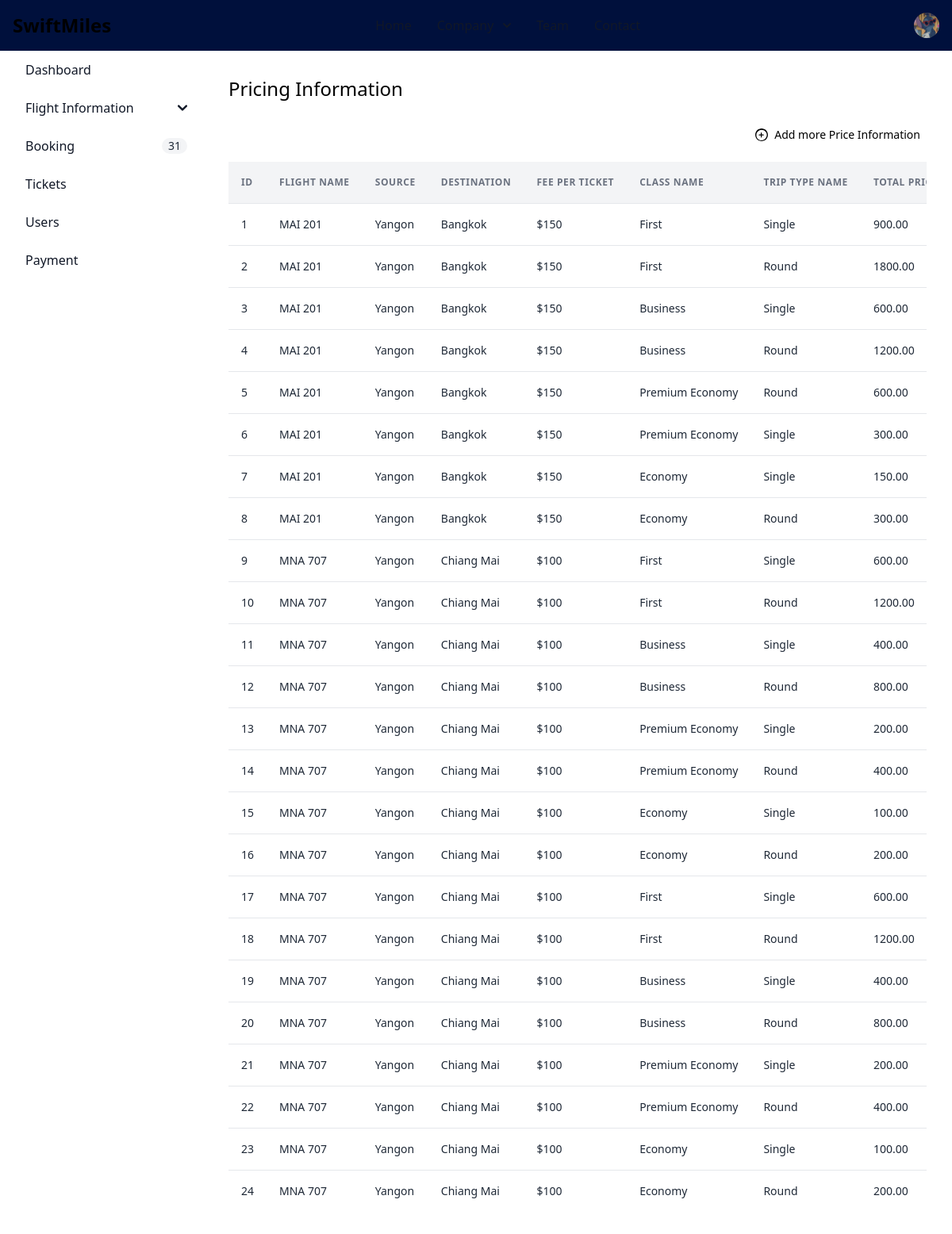
The app's page /admin/flightClassesandtriptypePrice.php (signed in) with its own data.
### tables this page shows
CREATE TABLE `flight` (
  `flight_id` int(11) NOT NULL,
  `airline_id` int(11) NOT NULL,
  `flight_name` varchar(100) NOT NULL,
  `flight_date` date NOT NULL,
  `destination` varchar(255) NOT NULL,
  `source` varchar(100) NOT NULL,
  `total_distance` varchar(100) NOT NULL,
  `fee_per_ticket` float NOT NULL,
  `departure_time` time NOT NULL,
  `arrival_time` time NOT NULL,
  `capacity` int(11) NOT NULL,
  `gate` varchar(255) NOT NULL,
  `placeImg` varchar(100) DEFAULT NULL
);

CREATE TABLE `flightclasses` (
  `flightclasses_id` int(11) NOT NULL,
  `flight_id` int(11) DEFAULT NULL,
  `class_id` int(11) DEFAULT NULL,
  `triptype` int(11) DEFAULT NULL,
  `classPrice` decimal(10,2) DEFAULT NULL
);

CREATE TABLE `classes` (
  `class_id` int(11) NOT NULL,
  `class_name` varchar(255) NOT NULL,
  `base_fees` decimal(10,2) NOT NULL
);

CREATE TABLE `triptype` (
  `triptypeId` int(11) NOT NULL,
  `triptype_name` varchar(255) NOT NULL,
  `priceCharge` decimal(10,2) NOT NULL
);

### src/admin/flightClassesandtriptypePrice.php (the view, shortened to what this page needs)
<?php
require_once "dbconnect.php";
$sql = "SELECT * FROM admin";
try {
   $stmt = $conn->prepare($sql);
   $stmt->execute();
   $admin = $stmt->fetch(PDO::FETCH_ASSOC);
} catch (PDOException $e) {
   echo $e->getMessage();
}
$sql = "SELECT
        *
    FROM
        flight
    INNER JOIN
        airline
    ON
        flight.airline_id = airline.airline_id
    INNER JOIN
        flightclasses
    ON
        flight.flight_id = flightclasses.flight_id
    INNER JOIN
        classes
    ON
        flightclasses.class_id = classes.class_id
    INNER JOIN
        triptype
    ON
        flightclasses.triptype = triptype.triptypeId
    ";
try {
   $stmt = $conn->query($sql);
   $status = $stmt->execute();
   if ($status) {
      $flights = $stmt->fetchAll(PDO::FETCH_ASSOC);
   }
} catch (PDOException $e) {
   echo $e->getMessage();
}
?>
<!doctype html>
<html>
<head>
   <link href="./output.css" rel="stylesheet">
   <script src="https://cdn.tailwindcss.com"></script>
</head>
<body>
   <nav class="fixed top-0 z-50 w-full bg-[#00103c]">
      <div class="flex flex-wrap items-center justify-between max-w-screen-xl mx-auto p-4">
         <a href="https://flowbite.com" class="flex items-center space-x-3 rtl:space-x-reverse">
            <span class="self-center text-2xl font-semibold whitespace-nowrap dark:text-white">SwiftMiles</span>
         </a>
         <div class="flex items-center md:order-2 space-x-1 md:space-x-2 rtl:space-x-reverse">
            <?php
            if (isset($_SESSION['isLoggedIn'])) {
            ?>
               <div class="flex items-center">
                  <div class="flex items-center ms-3">
                     <div>
                        <button type="button" class="flex text-sm bg-gray-800 rounded-full focus:ring-4 focus:ring-gray-300 dark:focus:ring-gray-600" aria-expanded="false" data-dropdown-toggle="dropdown-user" id="dropdownUser">
                           <img class="w-8 h-8 rounded-full" src="<?php echo $admin['profile'] ?>" alt="admin photo">
                        </button>
                     </div>
                  </div>
               </div>
            <?php
            }
            ?>
         </div>
         <div id="mega-menu" class="items-center justify-between hidden w-full md:flex md:w-auto md:order-1">
            <ul class="flex flex-col mt-4 font-medium md:flex-row md:mt-0 md:space-x-8 rtl:space-x-reverse">
               <li>
                  <a href="#" class="block py-2 px-3  text-gray-900 border-b border-gray-100 md:w-auto hover:bg-gray-50 md:hover:bg-transparent md:border-0 md:hover:text-blue-600 md:p-0 dark:text-white md:dark:hover:text-blue-500 dark:hover:bg-gray-700 dark:hover:text-blue-500 md:dark:hover:bg-transparent dark:border-gray-700" aria-current="page">Home</a>
               </li>
               <li>
                  <button id="mega-menu-dropdown-button" data-dropdown-toggle="mega-menu-dropdown" class="flex items-center justify-between w-full py-2 px-3 font-medium text-gray-900 border-b border-gray-100 md:w-auto hover:bg-gray-50 md:hover:bg-transparent md:border-0 md:hover:text-blue-600 md:p-0 dark:text-white md:dark:hover:text-blue-500 dark:hover:bg-gray-700 dark:hover:text-blue-500 md:dark:hover:bg-transparent dark:border-gray-700">
                     Company <svg class="w-2.5 h-2.5 ms-3" aria-hidden="true" xmlns="http://www.w3.org/2000/svg" fill="none" viewBox="0 0 10 6">
                        <path stroke="currentColor" stroke-linecap="round" stroke-linejoin="round" stroke-width="2" d="m1 1 4 4 4-4" />
                     </svg>
                  </button>
               </li>
               <li>
                  <a href="#" class="block py-2 px-3 text-gray-900 border-b border-gray-100 hover:bg-gray-50 md:hover:bg-transparent md:border-0 md:hover:text-blue-600 md:p-0 dark:text-white md:dark:hover:text-blue-500 dark:hover:bg-gray-700 dark:hover:text-blue-500 md:dark:hover:bg-transparent dark:border-gray-700">Team</a>
               </li>
               <li>
                  <a href="#" class="block py-2 px-3 text-gray-900 border-b border-gray-100 hover:bg-gray-50 md:hover:bg-transparent md:border-0 md:hover:text-blue-600 md:p-0 dark:text-white md:dark:hover:text-blue-500 dark:hover:bg-gray-700 dark:hover:text-blue-500 md:dark:hover:bg-transparent dark:border-gray-700">Contact</a>
               </li>
            </ul>
         </div>
      </div>
   </nav>
   <aside id="sidebar-multi-level-sidebar" class="fixed top-0 left-0 z-40 w-64 h-screen transition-transform -translate-x-full sm:translate-x-0 mt-10 py-3" aria-label="Sidebar">
      <div class="h-full px-3 py-4 overflow-y-auto">
         <ul class="space-y-2 font-medium">
            <li>
               <a href="admindashboard.php" class="flex items-center p-2 text-gray-900 rounded-lg text-darkBlue hover:bg-gray-100 dark:hover:bg-gray-700 hover:text-white group">
                  <span class="ms-3">Dashboard</span>
               </a>
            </li>
            <li>
               <button type="button" class="flex items-center w-full p-2 text-base text-gray-900 transition duration-75 rounded-lg group hover:bg-gray-100 dark:text-blue dark:hover:bg-gray-700" aria-controls="dropdown" data-collapse-toggle="dropdown" id="dropdownButton">
                  <span class="flex-1 ms-3 text-left rtl:text-right hover:text-white whitespace-nowrap dark:text-blue">Flight Information</span>
                  <svg class="w-3 h-3" aria-hidden="true" xmlns="http://www.w3.org/2000/svg" fill="none" viewBox="0 0 10 6">
                     <path stroke="currentColor" stroke-linecap="round" stroke-linejoin="round" stroke-width="2" d="m1 1 4 4 4-4" />
                  </svg>
               </button>
            </li>
            <li>
               <a href="viewBooking.php" class="flex items-center p-2 text-gray-900 rounded-lg dark:text-blue hover:bg-gray-100 dark:hover:bg-gray-700 group">
                  <span class="flex-1 ms-3 whitespace-nowrap hover:text-white">Booking</span>
                  <span class="inline-flex items-center justify-center px-2 ms-3 text-sm font-medium text-gray-800 bg-gray-100 rounded-full dark:bg-gray-700 dark:text-gray-300 hover:text-white">
                     <?php
                     $sql = "SELECT * FROM booking";
                     $result = $conn->query($sql);
                     $bookingCount = $result->rowCount();
                     echo $bookingCount;
                     ?>
                  </span>
               </a>
            </li>
            <li>
               <a href="viewTickets.php" class="flex items-center p-2 text-gray-900 rounded-lg dark:text-blue hover:bg-gray-100 dark:hover:bg-gray-700 group">
                  <span class="flex-1 ms-3 whitespace-nowrap hover:text-white">Tickets</span>
               </a>
            </li>
            <li>
               <a href="viewUsers.php" class="flex items-center p-2 text-gray-900 rounded-lg dark:text-blue hover:bg-gray-100 dark:hover:bg-gray-700 group">
                  <span class="flex-1 ms-3 whitespace-nowrap hover:text-white">Users</span>
               </a>
            </li>
            <li>
               <a href="viewPayment.php" class="flex items-center p-2 text-gray-900 rounded-lg dark:text-blue hover:bg-gray-100 dark:hover:bg-gray-700 group">
                  <span class="flex-1 ms-3 whitespace-nowrap hover:text-white">Payment</span>
               </a>
            </li>
         </ul>
      </div>
   </aside>
   <div class="p-4 sm:ml-64 mt-16">
      <div class="p-4 border-gray-200 rounded-lg dark:border-gray-700">
         <div class="grid gap-4 mb-4">
            <div class="flex h-10 rounded">
               <p class="text-2xl text-black ">
                  Pricing Information
               </p>
            </div>
            <div>
               <a href="addPricing.php" class="flex items-center justify-end p-2 text-sm text-black rounded-lg">
                  Add more Price Information
               </a>
            </div>
            <div class="font-sans overflow-x-auto">
               <table class="min-w-full divide-y divide-gray-200">
                  <thead class="bg-gray-100 whitespace-nowrap">
                     <tr>
                        <th class="px-4 py-4 text-left text-xs font-semibold text-gray-500 uppercase tracking-wider">
                           ID
                        </th>
                        <th class="px-4 py-4 text-left text-xs font-semibold text-gray-500 uppercase tracking-wider">
                           Flight Name
                        </th>
                        <th class="px-4 py-4 text-left text-xs font-semibold text-gray-500 uppercase tracking-wider">
                           Source
                        </th>
                        <th class="px-4 py-4 text-left text-xs font-semibold text-gray-500 uppercase tracking-wider">
                           Destination
                        </th>
                        <th class="px-4 py-4 text-left text-xs font-semibold text-gray-500 uppercase tracking-wider">
                           Fee per ticket
                        </th>
                        <th class="px-4 py-4 text-left text-xs font-semibold text-gray-500 uppercase tracking-wider">
                           Class Name
                        </th>
                        <th class="px-4 py-4 text-left text-xs font-semibold text-gray-500 uppercase tracking-wider">
                           Trip type Name
                        </th>
                        <th class="px-4 py-4 text-left text-xs font-semibold text-gray-500 uppercase tracking-wider">
                           Total Price
                        </th>
                     </tr>
                  </thead>
                  <tbody class="bg-white divide-y divide-gray-200 whitespace-nowrap">
                     <?php
                     if (isset($flights)) {
                        foreach ($flights as $flight) {
                           echo "<tr>
                        <td class='px-4 py-4 text-sm text-gray-800'>
                        $flight[flightclasses_id]
                        </td>
                        <td class='px-4 py-4 text-sm text-gray-800 '>
                           $flight[flight_name]
                        </td>
                        <td class='px-4 py-4 text-sm text-gray-800 '>
                        $flight[source]
                        </td>
                        <td class='px-4 py-4 text-sm text-gray-800 '>
                        $flight[destination]
                        </td>
                        <td class='px-4 py-4 text-sm text-gray-800 '>
                        $$flight[fee_per_ticket]
                        </td>
                        <td class='px-4 py-4 text-sm text-gray-800 '>
                        $flight[class_name]
                        </td>
                        <td class='px-4 py-4 text-sm text-gray-800 '>
                        $flight[triptype_name]
                        </td>
                         <td class='px-4 py-4 text-sm text-gray-800 '>
                        $flight[classPrice]
                        </td>
                        <td class='px-4 py-4 text-sm text-gray-800'>
                        <button class='text-blue-600 mr-4'>Edit</button>
                        <button class='text-red-600'>Delete</button>
                        </td>
                     </tr>";
                        }
                     }
                     ?>
                  </tbody>
               </table>
            </div>
         </div>
</body>
</html>

### records on screen
flight: flightclasses.flightclasses_id "1", flight_name "MAI 201", source "Yangon", destination "Bangkok", fee_per_ticket "150", classes.class_name "First", triptype.triptype_name "Single", flightclasses.classPrice "900.00", flightclasses.flightclasses_id "2", triptype.triptype_name "Round", flightclasses.classPrice "1800.00", flightclasses.flightclasses_id "3", classes.class_name "Business", flightclasses.classPrice "600.00", flightclasses.flightclasses_id "4", flightclasses.classPrice "1200.00", flightclasses.flightclasses_id "5", classes.class_name "Premium Economy", flightclasses.flightclasses_id "6", flightclasses.classPrice "300.00", flightclasses.flightclasses_id "7", classes.class_name "Economy", flightclasses.classPrice "150.00", flightclasses.flightclasses_id "8"
flight: flightclasses.flightclasses_id "9", flight_name "MNA 707", source "Yangon", destination "Chiang Mai", fee_per_ticket "100", classes.class_name "First", triptype.triptype_name "Single", flightclasses.classPrice "600.00", flightclasses.flightclasses_id "10", triptype.triptype_name "Round", flightclasses.classPrice "1200.00", flightclasses.flightclasses_id "11", classes.class_name "Business", flightclasses.classPrice "400.00", flightclasses.flightclasses_id "12", flightclasses.classPrice "800.00", flightclasses.flightclasses_id "13", classes.class_name "Premium Economy", flightclasses.classPrice "200.00", flightclasses.flightclasses_id "14", flightclasses.flightclasses_id "15", classes.class_name "Economy", flightclasses.classPrice "100.00", flightclasses.flightclasses_id "16", flightclasses.flightclasses_id "17", flightclasses.flightclasses_id "18", flightclasses.flightclasses_id "19", flightclasses.flightclasses_id "20", flightclasses.flightclasses_id "21", flightclasses.flightclasses_id "22", flightclasses.flightclasses_id "23", flightclasses.flightclasses_id "24"

### other values on screen
$bookingCount "31"
